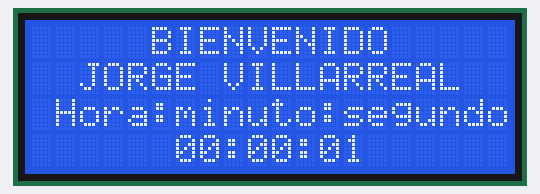
The sketch below on a simulated Arduino Uno, built with avr-gcc and run on an emulated ATmega328P. Parts: 20×4 character LCD.

Above: at 1.1 s.
At 4.1 s:
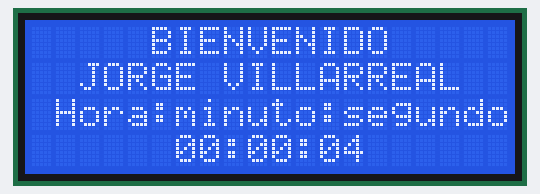
At 9.1 s:
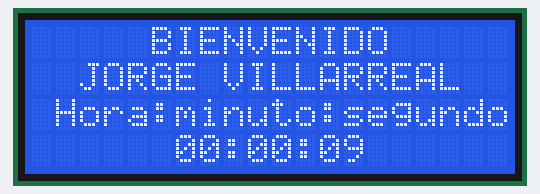
At 19.1 s:
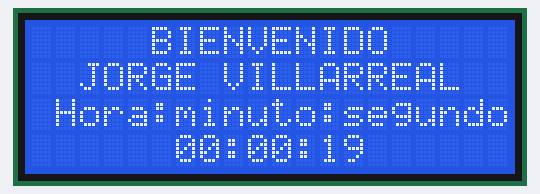
At 27.1 s:
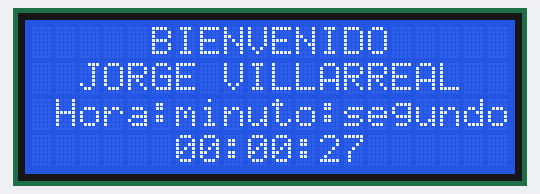
At 38.1 s:
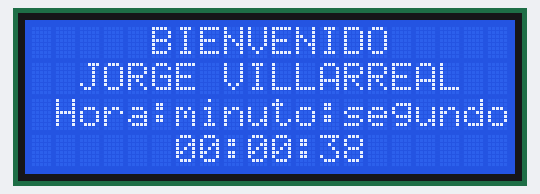

The sketch:

Villarreal_Jorge_DEBER_4.3_SE.ino
```cpp
/*
 * CAPITULO IV: PERIFERICOS ESPECIALES
 * DEBER 4.3: USO DE TIMER 2
 * OBJETIVO: Reloj con Timer 2
 * NOMBRE: Jorge Villarreal
 * FUNCIONES: MsTimer2::set(1000,flash);  //1s periodo
 *            MsTimer2::start();
 *            MsTimer::stop();
 */
#include <MsTimer2.h>     //libreria Timer 2
#include <LiquidCrystal.h>  //libreria LCD

LiquidCrystal lcd(13,12,11,10,9,8);  //objeto para la libreria LCD
int segundos=0;  //variable de segundos
int minutos=0;  //variable de minutos
int horas=0;    //variable de horas

void setup() {
lcd.begin(20,4);  //inicia la LCD
MsTimer2::set(1000, reloj); //configura el timer 2 a 1 segundo
MsTimer2::start();


}

void loop() {

}
void reloj(){
  if(segundos<59){  //condicion de segundos
    segundos++; //incrementar variable
    }
    else {
      segundos=0;
      if(minutos<59){ //condicion de minutos
        minutos++;    //incrementar variable
        }
        else{
          minutos=0;
          if(horas<23){ //condicion de horas
            horas++;      //incrementar la variable
            }
            else{
              horas=0;
              }
          }
      }
  lcd.clear();  //borrar el anterior mensaje

  lcd.setCursor(6, 3);
  if (horas < 10) {
    lcd.print("0");
  }
  lcd.print(horas);
  lcd.print(":");
  lcd.setCursor(9, 3);
  if (minutos < 10) {
    lcd.print("0");
  }
  lcd.print(minutos);
  lcd.print(":");
  lcd.setCursor(12, 3);
    if (segundos < 10) {
    lcd.print("0");
  }
  lcd.print(segundos);
  lcd.setCursor(15, 3);

  lcd.setCursor(5,0); //ubicacion de LCD
  lcd.print(String("BIENVENIDO")); //mensaje de impresion
  lcd.setCursor(2,1); //ubicacion de LCD
  lcd.print(String("JORGE VILLARREAL")); //mensaje de impresion
  lcd.setCursor(0,2); //ubicacion de LCD
  lcd.print(String(" Hora:minuto:segundo"));
  }
```

Measured:
- what the display in image 1 shows lasts 1.0 s, from 4.1 s to 5.1 s
